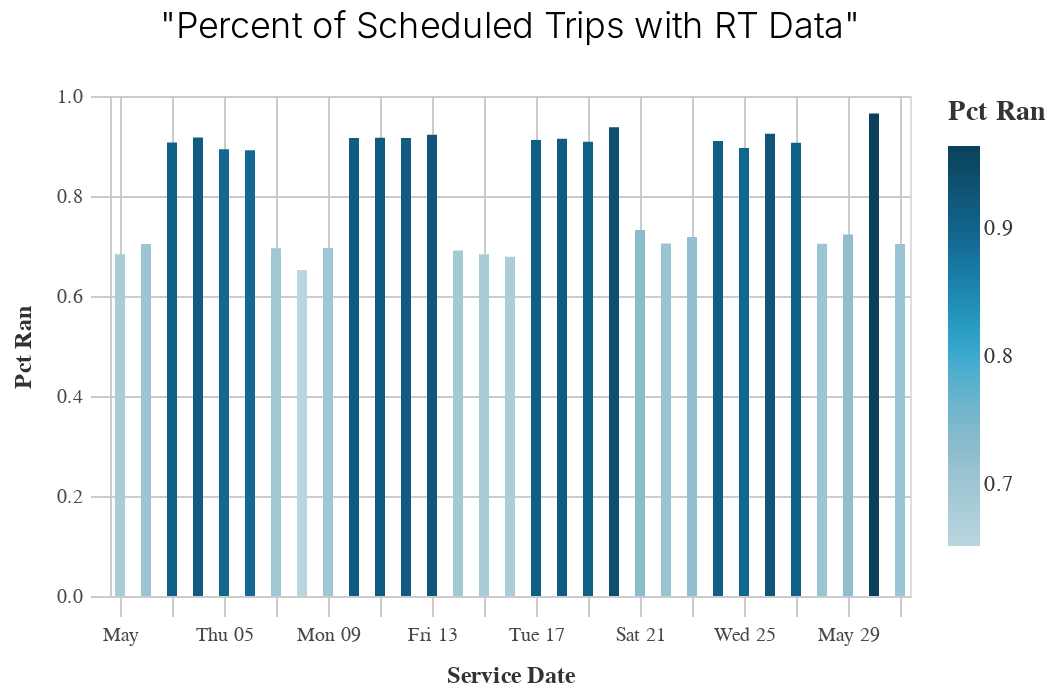

Here is the notebook cell this chart was saved with:
### Code cell
bar = (alt.Chart(rt_sched)
        .mark_bar()
        .encode(
            x=alt.X('service_date', title=_dla_utils.labeling('service_date'), sort=("x")),
            y=alt.Y('pct_ran', title=_dla_utils.labeling('pct_ran')),
            color=alt.Color(
                'pct_ran',
                scale=alt.Scale(range=altair_utils.CALITP_SEQUENTIAL_COLORS),
                legend=alt.Legend(title=(_dla_utils.labeling('pct_ran')), symbolLimit=10)
            )
        ).properties(title='"Percent of Scheduled Trips with RT Data"'))
    
chart = styleguide.preset_chart_config(bar)
chart

### Figure 1 — Vega-Lite specification as saved in the notebook (floating-point values rounded to 4 significant figures)
{"config": {"view": {"continuousWidth": 400, "continuousHeight": 300}, "axis": {"domainColor": "#cbcbcb", "grid": true, "gridColor": "#cbcbcb", "gridWidth": 1, "labelColor": "#474747", "labelFont": "Nunito Sans", "labelFontSize": 10, "labelPadding": 4, "tickColor": "#cbcbcb", "tickSize": 10, "titleColor": "#333", "titleFont": "Raleway", "titleFontSize": 12, "titlePadding": 10}, "axisBand": {"grid": false}, "background": "white", "font": "Raleway", "header": {"labelFont": "Nunito Sans", "titleFont": "Raleway"}, "legend": {"labelColor": "#333", "labelFont": "Nunito Sans", "labelFontSize": 11, "labelLimit": 0, "padding": 1, "symbolSize": 30, "symbolType": "square", "titleColor": "#333", "titleFont": "Raleway", "titleFontSize": 14, "titlePadding": 10}, "title": {"anchor": "middle", "font": "Raleway", "fontSize": 18, "fontWeight": 300, "offset": 20}}, "data": {"name": "data-a4f9ab0e5022ad04713d8709ab3ebde7"}, "mark": "bar", "encoding": {"color": {"field": "pct_ran", "legend": {"symbolLimit": 10, "title": "Pct Ran"}, "scale": {"range": ["#B9D6DF", "#8CBCCB", "#2EA8CE", "#136C97", "#0B405B"]}, "type": "quantitative"}, "x": {"field": "service_date", "sort": "x", "title": "Service Date", "type": "temporal"}, "y": {"field": "pct_ran", "title": "Pct Ran", "type": "quantitative"}}, "height": 250, "title": "\"Percent of Scheduled Trips with RT Data\"", "width": 400, "$schema": "https://vega.github.io/schema/vega-lite/v4.17.0.json", "datasets": {"data-a4f9ab0e5022ad04713d8709ab3ebde7": [{"calitp_itp_id": 300, "calitp_url_number": 0, "service_date": "2022-05-22T00:00:00", "num_sched": 770, "num_rt": 543, "pct_ran": 0.7052, "weekday": "Sunday"}, {"calitp_itp_id": 300, "calitp_url_number": 0, "service_date": "2022-05-01T00:00:00", "num_sched": 771, "num_rt": 527, "pct_ran": 0.6835, "weekday": "Sunday"}, {"calitp_itp_id": 300, "calitp_url_number": 0, "service_date": "2022-05-15T00:00:00", "num_sched": 771, "num_rt": 527, "pct_ran": 0.6835, "weekday": "Sunday"}, {"calitp_itp_id": 300, "calitp_url_number": 0, "service_date": "2022-05-29T00:00:00", "num_sched": 773, "num_rt": 559, "pct_ran": 0.7232, "weekday": "Sunday"}, {"calitp_itp_id": 300, "calitp_url_number": 0, "service_date": "2022-05-08T00:00:00", "num_sched": 773, "num_rt": 504, "pct_ran": 0.652, "weekday": "Sunday"}, {"calitp_itp_id": 300, "calitp_url_number": 0, "service_date": "2022-05-13T00:00:00", "num_sched": 1560, "num_rt": 1439, "pct_ran": 0.9224, "weekday": "Friday"}, {"calitp_itp_id": 300, "calitp_url_number": 0, "service_date": "2022-05-06T00:00:00", "num_sched": 1561, "num_rt": 1392, "pct_ran": 0.8917, "weekday": "Friday"}, {"calitp_itp_id": 300, "calitp_url_number": 0, "service_date": "2022-05-27T00:00:00", "num_sched": 1563, "num_rt": 1417, "pct_ran": 0.9066, "weekday": "Friday"}, {"calitp_itp_id": 300, "calitp_url_number": 0, "service_date": "2022-05-20T00:00:00", "num_sched": 1564, "num_rt": 1466, "pct_ran": 0.9373, "weekday": "Friday"}, {"calitp_itp_id": 300, "calitp_url_number": 0, "service_date": "2022-05-30T00:00:00", "num_sched": 829, "num_rt": 800, "pct_ran": 0.965, "weekday": "Monday"}, {"calitp_itp_id": 300, "calitp_url_number": 0, "service_date": "2022-05-11T00:00:00", "num_sched": 1617, "num_rt": 1482, "pct_ran": 0.9165, "weekday": "Wednesday"}, {"calitp_itp_id": 300, "calitp_url_number": 0, "service_date": "2022-05-10T00:00:00", "num_sched": 1618, "num_rt": 1482, "pct_ran": 0.9159, "weekday": "Tuesday"}, {"calitp_itp_id": 300, "calitp_url_number": 0, "service_date": "2022-05-25T00:00:00", "num_sched": 1618, "num_rt": 1450, "pct_ran": 0.8962, "weekday": "Wednesday"}, {"calitp_itp_id": 300, "calitp_url_number": 0, "service_date": "2022-05-26T00:00:00", "num_sched": 1618, "num_rt": 1496, "pct_ran": 0.9246, "weekday": "Thursday"}, {"calitp_itp_id": 300, "calitp_url_number": 0, "service_date": "2022-05-12T00:00:00", "num_sched": 1619, "num_rt": 1483, "pct_ran": 0.916, "weekday": "Thursday"}, {"calitp_itp_id": 300, "calitp_url_number": 0, "service_date": "2022-05-24T00:00:00", "num_sched": 1619, "num_rt": 1473, "pct_ran": 0.9098, "weekday": "Tuesday"}, {"calitp_itp_id": 300, "calitp_url_number": 0, "service_date": "2022-05-17T00:00:00", "num_sched": 1621, "num_rt": 1478, "pct_ran": 0.9118, "weekday": "Tuesday"}, {"calitp_itp_id": 300, "calitp_url_number": 0, "service_date": "2022-05-04T00:00:00", "num_sched": 1622, "num_rt": 1487, "pct_ran": 0.9168, "weekday": "Wednesday"}, {"calitp_itp_id": 300, "calitp_url_number": 0, "service_date": "2022-05-03T00:00:00", "num_sched": 1624, "num_rt": 1473, "pct_ran": 0.907, "weekday": "Tuesday"}, {"calitp_itp_id": 300, "calitp_url_number": 0, "service_date": "2022-05-19T00:00:00", "num_sched": 1625, "num_rt": 1476, "pct_ran": 0.9083, "weekday": "Thursday"}, {"calitp_itp_id": 300, "calitp_url_number": 0, "service_date": "2022-05-18T00:00:00", "num_sched": 1627, "num_rt": 1488, "pct_ran": 0.9146, "weekday": "Wednesday"}, {"calitp_itp_id": 300, "calitp_url_number": 0, "service_date": "2022-05-05T00:00:00", "num_sched": 1628, "num_rt": 1455, "pct_ran": 0.8937, "weekday": "Thursday"}, {"calitp_itp_id": 300, "calitp_url_number": 0, "service_date": "2022-05-28T00:00:00", "num_sched": 873, "num_rt": 615, "pct_ran": 0.7045, "weekday": "Saturday"}, {"calitp_itp_id": 300, "calitp_url_number": 0, "service_date": "2022-05-14T00:00:00", "num_sched": 874, "num_rt": 604, "pct_ran": 0.6911, "weekday": "Saturday"}, {"calitp_itp_id": 300, "calitp_url_number": 0, "service_date": "2022-05-07T00:00:00", "num_sched": 874, "num_rt": 608, "pct_ran": 0.6957, "weekday": "Saturday"}, {"calitp_itp_id": 300, "calitp_url_number": 0, "service_date": "2022-05-21T00:00:00", "num_sched": 877, "num_rt": 642, "pct_ran": 0.732, "weekday": "Saturday"}, {"calitp_itp_id": 300, "calitp_url_number": 0, "service_date": "2022-05-31T00:00:00", "num_sched": 1516, "num_rt": 1067, "pct_ran": 0.7038, "weekday": "Tuesday"}, {"calitp_itp_id": 300, "calitp_url_number": 0, "service_date": "2022-05-16T00:00:00", "num_sched": 1518, "num_rt": 1030, "pct_ran": 0.6785, "weekday": "Monday"}, {"calitp_itp_id": 300, "calitp_url_number": 0, "service_date": "2022-05-02T00:00:00", "num_sched": 1519, "num_rt": 1069, "pct_ran": 0.7038, "weekday": "Monday"}, {"calitp_itp_id": 300, "calitp_url_number": 0, "service_date": "2022-05-09T00:00:00", "num_sched": 1523, "num_rt": 1060, "pct_ran": 0.696, "weekday": "Monday"}, {"calitp_itp_id": 300, "calitp_url_number": 0, "service_date": "2022-05-23T00:00:00", "num_sched": 1524, "num_rt": 1094, "pct_ran": 0.7178, "weekday": "Monday"}]}}
